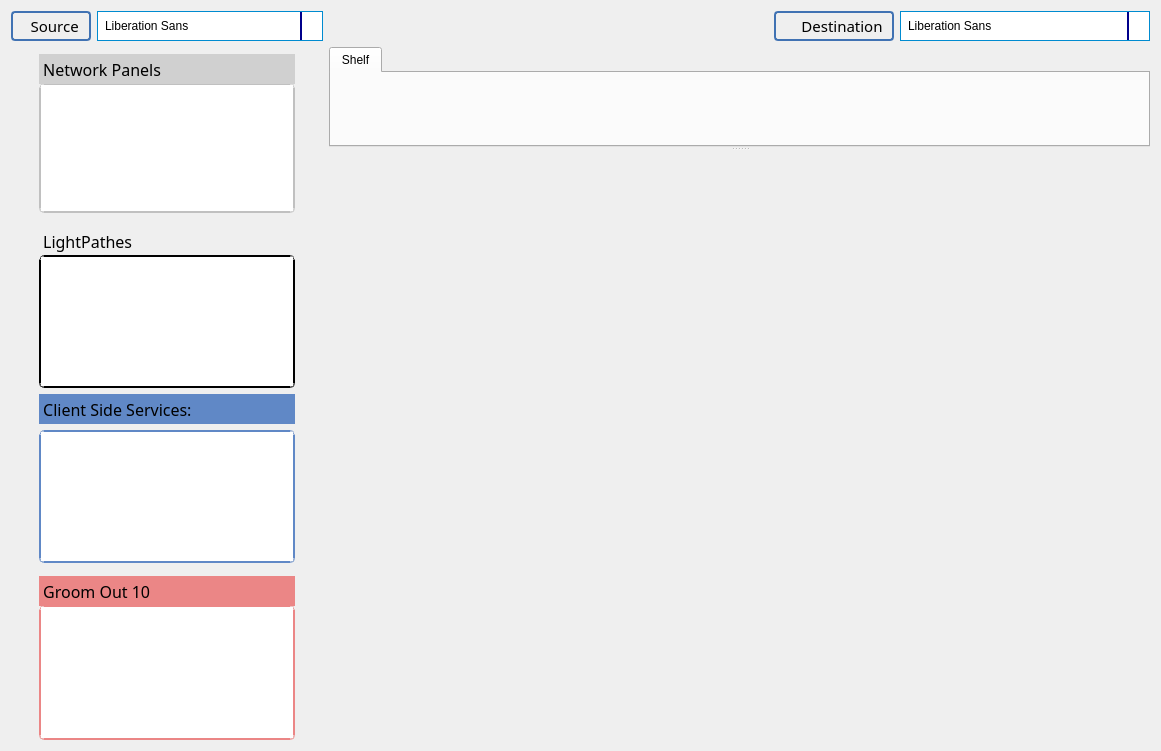
       <widget class="QWidget" name="tab">
        <attribute name="title">
         <string>Demand tab</string>
        </attribute>
        <layout class="QGridLayout" name="gridLayout_4">
         <item row="1" column="0">
          <layout class="QGridLayout" name="gridLayout_2">
           <item row="1" column="0">
            <widget class="QListWidget" name="Demand_PanelList">
             <property name="minimumSize">
              <size>
               <width>256</width>
               <height>130</height>
              </size>
             </property>
             <property name="maximumSize">
              <size>
               <width>256</width>
               <height>130</height>
              </size>
             </property>
             <property name="styleSheet">
              <string notr="true">QListWidget {
    alternate-background-color: yellow;
	border:2px double;
	border-color: #c0c0c0;
	border-radius: 5px; 
    
}
QListWidget {
    show-decoration-selected: 1; /* make the selection span the entire width of the view */
}

QListWidget::item:alternate {
    background: #aaaaa;
}

QListWidget::item:selected {
    border: 1px solid #6a6ea9;
}



QListWidget::item:selected:active {
    background: qlineargradient(x1: 0, y1: 0, x2: 0, y2: 1,
                                stop: 0 #DCDCDC, stop: 1 #A9A9A9);
}

QListWidget::item:hover {
    background: qlineargradient(x1: 0, y1: 0, x2: 0, y2: 1,
                                stop: 0 #F8F8F8, stop: 1 #F5F5F5);
}</string>
             </property>
            </widget>
           </item>
           <item row="2" column="0">
            <widget class="QLabel" name="ClientLabel_22">
             <property name="minimumSize">
              <size>
               <width>256</width>
               <height>30</height>
              </size>
             </property>
             <property name="maximumSize">
              <size>
               <width>256</width>
               <height>16</height>
              </size>
             </property>
             <property name="font">
              <font>
               <family>Bahnschrift SemiBold Condensed</family>
               <pointsize>12</pointsize>
               <weight>7</weight>
               <italic>false</italic>
               <bold>false</bold>
              </font>
             </property>
             <property name="styleSheet">
              <string notr="true">QLabel {
	
	font: 63 12pt &quot;Bahnschrift SemiBold Condensed&quot;;
   
  
	background: qlineargradient(x1: 0, y1: 0, x2: 0, y2: 1,
                                stop: 0 #6a6ea9, stop: 1 #Eb8686);
}
</string>
             </property>
             <property name="text">
              <string> LightPathes </string>
             </property>
            </widget>
           </item>
           <item row="0" column="0">
            <widget class="QLabel" name="ClientLabel_21">
             <property name="minimumSize">
              <size>
               <width>256</width>
               <height>30</height>
              </size>
             </property>
             <property name="maximumSize">
              <size>
               <width>256</width>
               <height>16</height>
              </size>
             </property>
             <property name="font">
              <font>
               <family>Bahnschrift SemiBold Condensed</family>
               <pointsize>12</pointsize>
               <weight>7</weight>
               <italic>false</italic>
               <bold>false</bold>
              </font>
             </property>
             <property name="styleSheet">
              <string notr="true"> QLabel {
	
	font: 63 12pt &quot;Bahnschrift SemiBold Condensed&quot;;
   
  
	
	background-color:#D0D0D0;
}</string>
             </property>
             <property name="text">
              <string> Network Panels</string>
             </property>
            </widget>
           </item>
           <item row="3" column="0">
            <widget class="QListWidget" name="Demand_LineList">
             <property name="minimumSize">
              <size>
               <width>256</width>
               <height>133</height>
              </size>
             </property>
             <property name="maximumSize">
              <size>
               <width>256</width>
               <height>133</height>
              </size>
             </property>
             <property name="styleSheet">
              <string notr="true">QListWidget {
    alternate-background-color: yellow;
	border:2px double;
	border-color: qlineargradient(x1: 0, y1: 0, x2: 0, y2: 1,
                                stop: 0 #6a6ea9, stop: 1 #Eb8686);

	border-radius: 5px; 
    
}
QListWidget {
    show-decoration-selected: 1; /* make the selection span the entire width of the view */
}

QListWidget::item:alternate {
    background: #aaaaa;
}

QListWidget::item:selected {
    border: 1px solid #6a6ea9;
}

QListWidget::item:selected:!active {
    background: qlineargradient(x1: 0, y1: 0, x2: 0, y2: 1,
                                stop: 0 #ABAFE5, stop: 1 #EE817B);
}

QListWidget::item:selected:active {
    background: qlineargradient(x1: 0, y1: 0, x2: 0, y2: 1,
                                stop: 0 #6a6ea9, stop: 1 #Eb8686);
}

QListWidget::item:hover {
    background: qlineargradient(x1: 0, y1: 0, x2: 0, y2: 1,
                                stop: 0 #FAFBFE, stop: 1 #FFB2AE);
}</string>
             </property>
            </widget>
           </item>
           <item row="6" column="0">
            <widget class="QLabel" name="ClientLabel_20">
             <property name="minimumSize">
              <size>
               <width>256</width>
               <height>30</height>
              </size>
             </property>
             <property name="maximumSize">
              <size>
               <width>256</width>
               <height>16</height>
              </size>
             </property>
             <property name="font">
              <font>
               <family>Bahnschrift SemiBold Condensed</family>
               <pointsize>12</pointsize>
               <weight>7</weight>
               <italic>false</italic>
               <bold>false</bold>
              </font>
             </property>
             <property name="styleSheet">
              <string notr="true">  QLabel {
	
	font: 63 12pt &quot;Bahnschrift SemiBold Condensed&quot;;
   
  
	background-color: rgb(235, 134, 134);
}</string>
             </property>
             <property name="text">
              <string> Groom Out 10</string>
             </property>
            </widget>
           </item>
           <item row="4" column="0">
            <widget class="QLabel" name="ClientLabel_23">
             <property name="minimumSize">
              <size>
               <width>256</width>
               <height>30</height>
              </size>
             </property>
             <property name="maximumSize">
              <size>
               <width>256</width>
               <height>30</height>
              </size>
             </property>
             <property name="font">
              <font>
               <family>Bahnschrift SemiBold Condensed</family>
               <pointsize>12</pointsize>
               <weight>7</weight>
               <italic>false</italic>
               <bold>false</bold>
              </font>
             </property>
             <property name="styleSheet">
              <string notr="true"> QLabel {
  
	
	font: 63 12pt &quot;Bahnschrift SemiBold Condensed&quot;;
	background-color:  #6088C6;
}</string>
             </property>
             <property name="text">
              <string> Client Side Services:</string>
             </property>
            </widget>
           </item>
           <item row="5" column="0">
            <widget class="QListWidget" name="Demand_ServiceList">
             <property name="minimumSize">
              <size>
               <width>256</width>
               <height>133</height>
              </size>
             </property>
             <property name="maximumSize">
              <size>
               <width>256</width>
               <height>133</height>
              </size>
             </property>
             <property name="styleSheet">
              <string notr="true">QListWidget {
    alternate-background-color: yellow;
	border:2px double;
	border-color: #6088C6;
	border-radius: 5px; 
    
}
QListWidget {
    show-decoration-selected: 1; /* make the selection span the entire width of the view */
}

QListWidget::item:alternate {
    background: #EEEEEE;
}

QListWidget::item:selected {
    border: 1px solid #6a6ea9;
}

QListWidget::item:selected:!active {
    background: qlineargradient(x1: 0, y1: 0, x2: 0, y2: 1,
                                stop: 0 #ABAFE5, stop: 1 #8588B2);
}

QListWidget::item:selected:active {
    background: qlineargradient(x1: 0, y1: 0, x2: 0, y2: 1,
                                stop: 0 #6a6ea9, stop: 1 #888dd9);
}

QListWidget::item:hover {
    border: 2px solid #6a6ea9;
}</string>
             </property>
            </widget>
           </item>
           <item row="7" column="0">
            <widget class="QListWidget" name="groomout10_list">
             <property name="minimumSize">
              <size>
               <width>256</width>
               <height>135</height>
              </size>
             </property>
             <property name="maximumSize">
              <size>
               <width>256</width>
               <height>135</height>
              </size>
             </property>
             <property name="styleSheet">
              <string notr="true">QListWidget {
    alternate-background-color: yellow;
	border:2px double;
	border-color:#EB8686;
	border-radius: 5px; 
    
}
QListWidget {
    show-decoration-selected: 1; /* make the selection span the entire width of the view */
}

QListWidget::item:alternate {
    background: #aaaaa;
}

QListWidget::item:selected {
    border: 1px solid #6a6ea9;
}

QListWidget::item:selected:!active {
    background: qlineargradient(x1: 0, y1: 0, x2: 0, y2: 1,
                                stop: 0 #ABAFE5, stop: 1 #EE817B);
}

QListWidget::item:selected:active {
    background: qlineargradient(x1: 0, y1: 0, x2: 0, y2: 1,
                                stop: 0 #FFB2AE, stop: 1 #B22222);
}

QListWidget::item:hover {
    background: qlineargradient(x1: 0, y1: 0, x2: 0, y2: 1,
                                stop: 0 #FAFBFE, stop: 1 #FFB2AE);
}</string>
             </property>
            </widget>
           </item>
          </layout>
         </item>
         <item row="0" column="3">
          <layout class="QFormLayout" name="formLayout">
           <item row="0" column="0">
            <widget class="QLabel" name="label_8">
             <property name="minimumSize">
              <size>
               <width>120</width>
               <height>0</height>
              </size>
             </property>
             <property name="maximumSize">
              <size>
               <width>62</width>
               <height>30</height>
              </size>
             </property>
             <property name="font">
              <font>
               <family>Bahnschrift</family>
               <pointsize>11</pointsize>
               <weight>50</weight>
               <bold>false</bold>
              </font>
             </property>
             <property name="styleSheet">
              <string notr="true">QLabel {
    border: 2px solid green;
	border-color: rgb(64, 114, 179);
    border-radius: 4px;
    padding: 2px;
}</string>
             </property>
             <property name="text">
              <string>     Destination</string>
             </property>
            </widget>
           </item>
           <item row="0" column="1">
            <widget class="QFontComboBox" name="Demand_Destination_combobox">
             <property name="minimumSize">
              <size>
               <width>121</width>
               <height>30</height>
              </size>
             </property>
             <property name="maximumSize">
              <size>
               <width>743</width>
               <height>30</height>
              </size>
             </property>
             <property name="styleSheet">
              <string notr="true">QComboBox {
    
    border-radius: 0px;
    padding: 1px 18px 1px 5px;
    min-width: 6em; 
    
	border:1px solid rgb(0, 139, 208);
	
   
	
}





/* QComboBox gets the &quot;on&quot; state when the popup is open */


QComboBox:on { /* shift the text when the popup opens */
    padding-top: 3px;
    padding-left: 4px;
}

QComboBox::drop-down {
    subcontrol-origin: padding;
    subcontrol-position: top right;
    width: 20px;
    
	
    border-left-width: 2px;
    border-left-color: darkblue;
    border-left-style: solid; /* just a single line */
    border-top-right-radius: 0px; /* same radius as the QComboBox */
    border-bottom-right-radius: 0px;
}

QComboBox::down-arrow {
   
	image: url(:/newPrefix/dropdown.png); 
    
	
}

QComboBox::down-arrow:on { /* shift the arrow when popup is open */
    
	
	image: url(:/newPrefix/dropup.png);
}


QComboBox QAbstractItemView {
    
	border-color:2px solid blue;
   
}</string>
             </property>
            </widget>
           </item>
          </layout>
         </item>
         <item row="0" column="1">
          <spacer name="horizontalSpacer">
           <property name="orientation">
            <enum>Qt::Horizontal</enum>
           </property>
           <property name="sizeHint" stdset="0">
            <size>
             <width>40</width>
             <height>20</height>
            </size>
           </property>
          </spacer>
         </item>
         <item row="0" column="0">
          <layout class="QFormLayout" name="formLayout_4">
           <item row="0" column="0">
            <widget class="QLabel" name="SelectNode_Label_13">
             <property name="minimumSize">
              <size>
               <width>80</width>
               <height>0</height>
              </size>
             </property>
             <property name="maximumSize">
              <size>
               <width>43</width>
               <height>30</height>
              </size>
             </property>
             <property name="font">
              <font>
               <family>Bahnschrift</family>
               <pointsize>11</pointsize>
               <weight>50</weight>
               <bold>false</bold>
              </font>
             </property>
             <property name="styleSheet">
              <string notr="true"> QLabel {
    border: 2px solid green;
	border-color: rgb(64, 114, 179);
    border-radius: 4px;
    padding: 2px;
}</string>
             </property>
             <property name="text">
              <string>   Source</string>
             </property>
            </widget>
           </item>
           <item row="0" column="1">
            <widget class="QFontComboBox" name="Demand_Source_combobox">
             <property name="minimumSize">
              <size>
               <width>121</width>
               <height>30</height>
              </size>
             </property>
             <property name="maximumSize">
              <size>
               <width>226</width>
               <height>30</height>
              </size>
             </property>
             <property name="styleSheet">
              <string notr="true">QComboBox {
    
    border-radius: 0px;
    padding: 1px 18px 1px 5px;
    min-width: 6em; 
    
	border:1px solid rgb(0, 139, 208);
	
   
	
}





/* QComboBox gets the &quot;on&quot; state when the popup is open */


QComboBox:on { /* shift the text when the popup opens */
    padding-top: 3px;
    padding-left: 4px;
}

QComboBox::drop-down {
    subcontrol-origin: padding;
    subcontrol-position: top right;
    width: 20px;
    
	
    border-left-width: 2px;
    border-left-color: darkblue;
    border-left-style: solid; /* just a single line */
    border-top-right-radius: 0px; /* same radius as the QComboBox */
    border-bottom-right-radius: 0px;
}

QComboBox::down-arrow {
   
	image: url(:/newPrefix/dropdown.png); 
    
	
}

QComboBox::down-arrow:on { /* shift the arrow when popup is open */
    
	
	image: url(:/newPrefix/dropup.png);
}


QComboBox QAbstractItemView {
    
	border-color:2px solid blue;
   
}</string>
             </property>
            </widget>
           </item>
          </layout>
         </item>
         <item row="1" column="1" colspan="3">
          <widget class="QSplitter" name="splitter">
           <property name="orientation">
            <enum>Qt::Vertical</enum>
           </property>
           <widget class="QTabWidget" name="Demand_tab">
            <property name="enabled">
             <bool>true</bool>
            </property>
            <property name="minimumSize">
             <size>
              <width>0</width>
              <height>100</height>
             </size>
            </property>
            <property name="currentIndex">
             <number>0</number>
            </property>
            <widget class="QWidget" name="tab_8">
             <attribute name="title">
              <string>Shelf</string>
             </attribute>
             <layout class="QHBoxLayout" name="horizontalLayout_4">
              <property name="spacing">
               <number>0</number>
              </property>
              <property name="leftMargin">
               <number>0</number>
              </property>
              <property name="topMargin">
               <number>0</number>
              </property>
              <property name="rightMargin">
               <number>0</number>
              </property>
              <property name="bottomMargin">
               <number>0</number>
              </property>
              <item>
               <widget class="QWidget" name="DemandPanel_1" native="true"/>
              </item>
              <item>
               <widget class="QWidget" name="DemandPanel_2" native="true"/>
              </item>
              <item>
               <widget class="QWidget" name="DemandPanel_3" native="true"/>
              </item>
              <item>
               <widget class="QWidget" name="DemandPanel_4" native="true"/>
              </item>
              <item>
               <widget class="QWidget" name="DemandPanel_5" native="true"/>
              </item>
              <item>
               <widget class="QWidget" name="DemandPanel_6" native="true"/>
              </item>
              <item>
               <widget class="QWidget" name="DemandPanel_7" native="true"/>
              </item>
              <item>
               <widget class="QWidget" name="DemandPanel_8" native="true"/>
              </item>
              <item>
               <widget class="QWidget" name="DemandPanel_9" native="true"/>
              </item>
              <item>
               <widget class="QWidget" name="DemandPanel_10" native="true"/>
              </item>
              <item>
               <widget class="QWidget" name="DemandPanel_11" native="true"/>
              </item>
              <item>
               <widget class="QWidget" name="DemandPanel_12" native="true"/>
              </item>
              <item>
               <widget class="QWidget" name="DemandPanel_13" native="true"/>
              </item>
              <item>
               <widget class="QWidget" name="DemandPanel_14" native="true"/>
              </item>
             </layout>
            </widget>
           </widget>
           <widget class="MapWidget" name="MapWidget" native="true">
            <property name="minimumSize">
             <size>
              <width>821</width>
              <height>259</height>
             </size>
            </property>
           </widget>
          </widget>
         </item>
        </layout>
       </widget>
